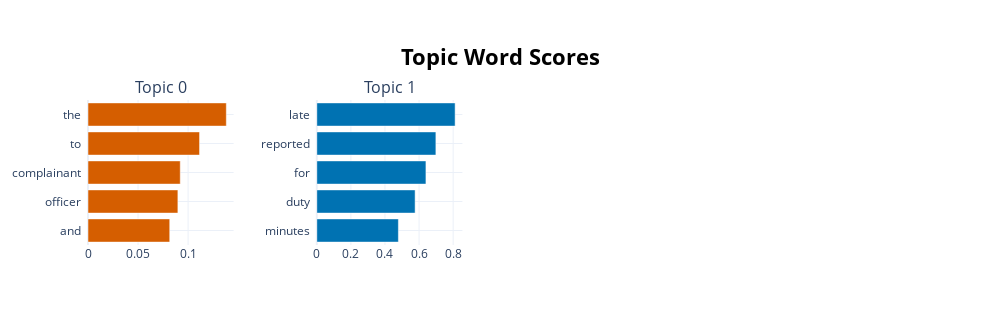

Here is the notebook cell this chart was saved with:
### Code cell
topic_model.visualize_barchart()

### Figure 1 — Plotly figure (JSON) as saved in the notebook; plotly's stock layout.template omitted (floating-point values rounded to 4 significant figures)
{"data": [{"marker": {"color": "#D55E00"}, "orientation": "h", "type": "bar", "x": [0.08163, 0.08977, 0.09214, 0.1114, 0.1381], "xaxis": "x", "y": ["and  ", "officer  ", "complainant  ", "to  ", "the  "], "yaxis": "y"}, {"marker": {"color": "#0072B2"}, "orientation": "h", "type": "bar", "x": [0.4786, 0.5768, 0.6402, 0.6986, 0.8115], "xaxis": "x2", "y": ["minutes  ", "duty  ", "for  ", "reported  ", "late  "], "yaxis": "y2"}], "layout": {"annotations": [{"font": {"size": 16}, "showarrow": false, "text": "Topic 0", "x": 0.0875, "xanchor": "center", "xref": "paper", "y": 1, "yanchor": "bottom", "yref": "paper"}, {"font": {"size": 16}, "showarrow": false, "text": "Topic 1", "x": 0.3625, "xanchor": "center", "xref": "paper", "y": 1, "yanchor": "bottom", "yref": "paper"}], "height": 325, "hoverlabel": {"bgcolor": "white", "font": {"family": "Rockwell", "size": 16}}, "showlegend": false, "title": {"font": {"color": "Black", "size": 22}, "text": "<b>Topic Word Scores", "x": 0.5, "xanchor": "center", "yanchor": "top"}, "width": 1000, "xaxis": {"anchor": "y", "domain": [0, 0.175], "showgrid": true}, "xaxis2": {"anchor": "y2", "domain": [0.275, 0.45], "showgrid": true}, "xaxis3": {"anchor": "y3", "domain": [0.55, 0.725], "showgrid": true}, "xaxis4": {"anchor": "y4", "domain": [0.825, 1], "showgrid": true}, "yaxis": {"anchor": "x", "domain": [0, 1], "showgrid": true}, "yaxis2": {"anchor": "x2", "domain": [0, 1], "showgrid": true}, "yaxis3": {"anchor": "x3", "domain": [0, 1], "showgrid": true}, "yaxis4": {"anchor": "x4", "domain": [0, 1], "showgrid": true}}}
